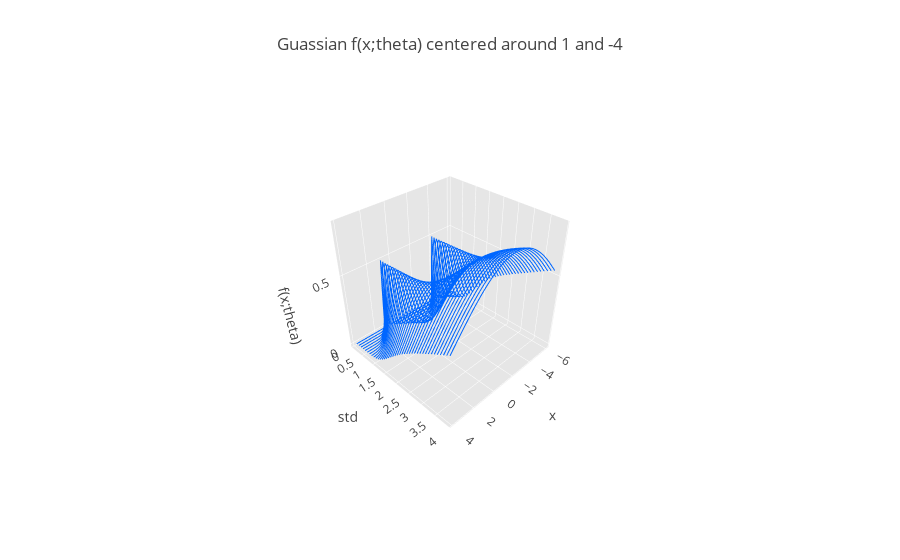

This figure's notebook cell:
### Markdown cell above
Then suppose we wanted to find the probability of x occuring between -2 and 2. This would be the integral of the guassian mixture model we've plotted above between -2 and 2. In this case, we know the parameters of our probability distribution, we're able to estimate the probability given an event.

On the other hand, suppose now that we did not know the parameters of our model, and but we are able to observe a single instance of x. For example, say we observed x=2.5. This results in a liklihood function on $\sigma$. There are different values of $\sigma$ that are more likely to occur based on what the input is.

To visualize this, lets graph this as a function of theta, x. Both in 3d and contour form.

### Code cell
f_x_theta = lambda x, theta : (gaussian(x, 1, theta) + gaussian(x, -4, theta))/2
fig = plotly_3d_functions(f_x_theta, np.arange(-6, 4, .1), np.arange(.1, 4, .1), 
                          title="Guassian f(x;theta) centered around 1 and -4",
                          xaxis_title="x", yaxis_title="std", zaxis_title="f(x;theta)")
iplot(fig)
